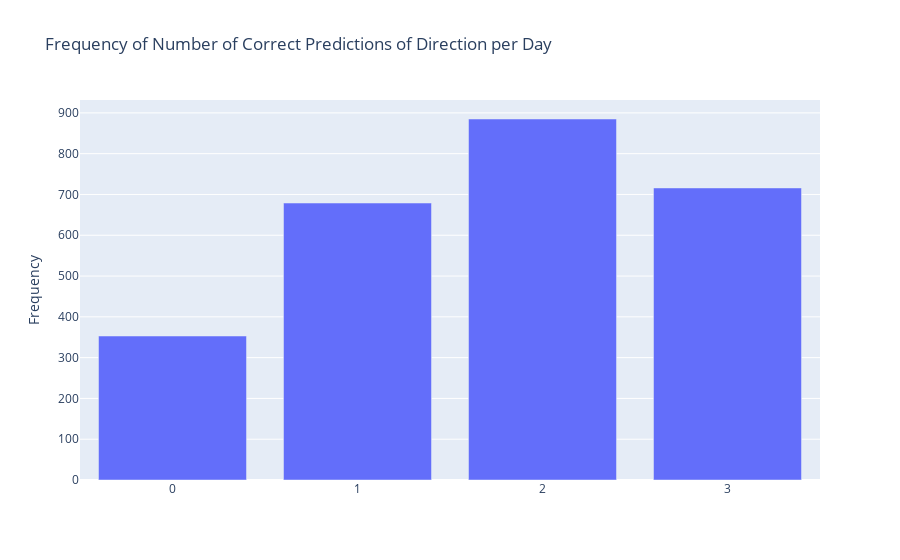

The notebook cell this image was saved under:
### Code cell
x = ["0", "1", "2", "3"]
fig = go.Figure(data=[
    go.Bar(x=x, y=freqs)
])
fig.update_layout(
    title = f'Frequency of Number of Correct Predictions of Direction per Day', 
    xaxis1 = dict(title_text = ''),
    yaxis1 = dict(title_text = 'Frequency')
)
fig.write_image(f"Plots/Number Direction Predictions Correct.png")
fig.show()

### Figure 1 — Plotly figure (JSON) as saved in the notebook; plotly's stock layout.template omitted (floating-point values rounded to 4 significant figures)
{"data": [{"type": "bar", "x": ["0", "1", "2", "3"], "y": [353, 679, 885, 716]}], "layout": {"title": {"text": "Frequency of Number of Correct Predictions of Direction per Day"}, "xaxis": {"title": {"text": ""}}, "yaxis": {"title": {"text": "Frequency"}}}}
